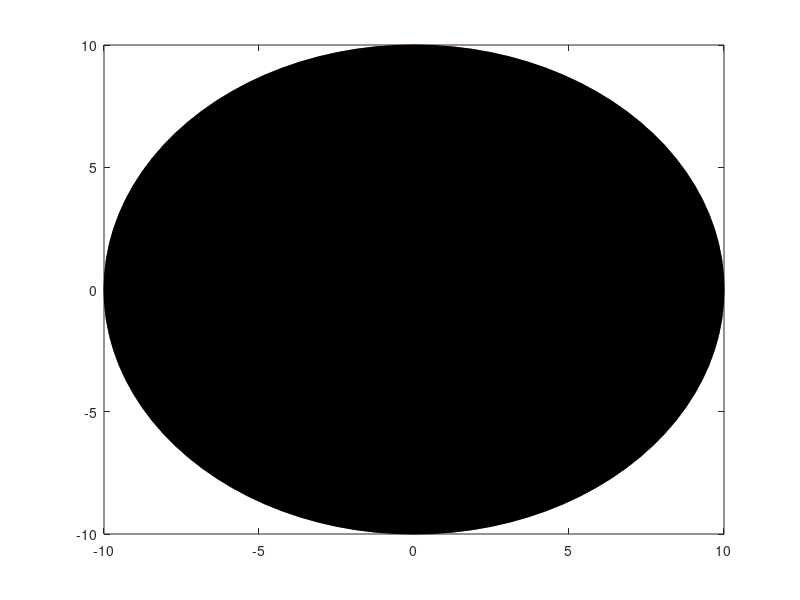

The MATLAB script that drew this image: (Note: this script raises an error after producing the figure.)
% Program for Inverse Kinematics on a 2 DOF Robotic Manipulator that follows a Specified Trajectory


% Inputs -> Start

% Link Lengths
L1 = 5;
L2 = 5;

% Desired Trajectory Examples -> Start

% Circle
%Theta_Traj = linspace(0, 2*pi, 101);
%Final_x = 5*cos(Theta_Traj);
%Final_y = 5*sin(Theta_Traj);

% Cardiod 
Theta_Traj = linspace(0, 2*pi, 101);
Final_x = 16*(sin(Theta_Traj).^3);
Final_y = (13*cos(Theta_Traj)) - (5*cos(2*Theta_Traj)) - (2*cos(3*Theta_Traj)) - (cos(4*Theta_Traj));
Final_x = Final_x/5;
Final_y = Final_y/5;

% Desired Trajectory Examples -> End

% Inputs -> End

% Arrays that will stor End Effector Positions
X_Arr = [];
Y_Arr = [];

% Counter and Loop Initialization
counter = 1;

for i = 1 : length(Theta_Traj)
    
    % Desired End Effector Position Beyond Workspace -> Start
    
    % Maximum Extened Arm Length
    Arm_Radius = L1 + L2;
    
    % Arm Length Differnece 
    Arm_Diff = abs(L1 - L2);
    
    % End Effector Distance from Origin
    D = sqrt((Final_y.*Final_y) + (Final_x.*Final_x));
    
    % Outer Workspace Boundary
    if (D > Arm_Radius)
        Final_x = (Arm_Radius)*(Final_x)/(D);
        Final_y = (Arm_Radius)*(Final_y)/(D);
    end
    
    % Inner Workspace Boundary
    if(D < Arm_Diff)
        Final_x = (Arm_Diff)*(Final_x)/(D);
        Final_y = (Arm_Diff)*(Final_y)/(D);
    end
    
    % Desired End Effector Position Beyond Workspace -> End
    
    % Plotting the Workspace Start
    
    Theta_Circle = (0:pi/50:2*pi);
    
    % Plotting the Outer Workspace Boundaries
    X_outer_WS = (Arm_Radius*cos(Theta_Circle));
    Y_outer_WS = (Arm_Radius*sin(Theta_Circle));
    
    % Plotting the Inner Workspace Boundaries
    X_inner_WS = (Arm_Diff*cos(Theta_Circle));
    Y_inner_WS = (Arm_Diff*sin(Theta_Circle));
    
    % Plotting the Workspace End
    
    % Inverse Kinematics Calculation Start

    % End Effector State (R, Theta)
    R = sqrt((Final_y.^2) + (Final_x.^2));
    Theta = atan(Final_y./(Final_x + 0.00001));
    % 0.000001 is added to avoid Undefined Cartesian Points
    
    % Intermediate Angles
    Beta = real(acos(((L1*L1) + (L2*L2) - (R.*R))/(2*L1*L2)));
    Alpha = real(acos(((L1*L1) + (R.*R) - (L2*L2))/(2*L1*R)));
    
    % 2nd Quadrant End Effector Position
    
    if (Final_x(i) < 0)

        Theta = Theta + pi;

    end
    
    % Final Joint Angles in Radians
    
    % Elbow UP Configuration
    Final_Angle_1 = (Theta + Alpha);
    Final_Angle_2 = (Beta - pi);
    
    % Elbow DOWN Configuration
    % Final_Angle_1 = (Theta - Alpha);
    % Final_Angle_2 = pi - Beta;
    
    % Final Joint Angles in Degrees
    Final_Angle_1 = Final_Angle_1*(180/pi);
    Final_Angle_2 = Final_Angle_2*(180/pi);
    
    % Inverse Kinematics Calculation End
    
    % Array of Joint Angles 
    Theta_1 = Final_Angle_1(i);
    Theta_2 = Final_Angle_2(i);
    
    % Forward Kinematics -> Start

    % Initial points of Link 1
    X0 = 0;
    Y0 = 0;
    
    % Final points of Link 1 
    X1 = L1*cosd(Theta_1);
    Y1 = L1*sind(Theta_1);
    
    % Final points of Link 2
    X2 = X1 + L2*cosd(Theta_1 + Theta_2);
    Y2 = Y1 + L2*sind(Theta_1 + Theta_2);

    % Forward Kinematics -> End 
    
    % Storing End Effector POsitions to Plot Trajectory
    X_Arr(i) = X2;
    Y_Arr(i) = Y2;

    % Storing Initial End Effector Coordinates for Plotting Trajectory
    if (counter == 1)

        Eef_X_init = X2;
        Eef_Y_init = Y2;

    end

    % Assigning the Parameters
    txt1 = ['T1 = ', num2str(Theta_1), ' Deg'];
    txt2 = ['T2 = ', num2str(Theta_2), ' Deg'];
    txtend = ['X2 = ', num2str(X2), ', ', 'Y2 = ', num2str(Y2)];

    % Plot
    plot([X0 X1], [Y0 Y1], 'k', [X1 X2], [Y1 Y2], 'k','linewidth', 3)

    hold on

    plot(X0, Y0, '.k', 'MarkerSize', 30)
    plot(X1, Y1, '.k', 'MarkerSize', 30)
    plot(X2, Y2, '.k', 'MarkerSize', 30)
    
    % Plots Trajectory
    plot(X_Arr, Y_Arr, '.k', 'MarkerSize', 5)

    plot(X_inner_WS, Y_inner_WS);
    plot(X_outer_WS, Y_outer_WS);

    % Plots Workspace
    fill([X_inner_WS flip(X_outer_WS)],[Y_inner_WS flip(Y_outer_WS)],'k')

    hold off
    
    % Increases Transparency of Workspace
    alpha(0.1)

    xlabel('X-Axis (m)')
    ylabel('Y-Axis (m)')
    title('Trajectory Follower 2 DOF Robotic Manipulator');
    text(X0, Y0, txt1, 'VerticalAlignment', 'top')
    text(X1, Y1, txt2, 'VerticalAlignment', 'top')
    text(X2, Y2, txtend, 'HorizontalAlignment', 'left', 'VerticalAlignment', 'bottom')
    text(0.5*(X0 + X1), 0.5*(Y0 + Y1), '  Link 1')
    text(0.5*(X1 + X2), 0.5*(Y1 + Y2), '  Link 2')
    grid on

    axis([-10 10 -10 10])

    M(counter) = getframe(gcf);
    counter = counter + 1;
    
end
